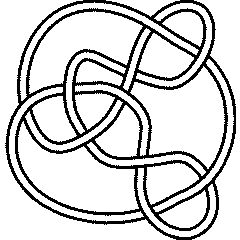
#> input picture backend/data/math/legacy_diagram_sources/knot10_89.gif, 240 x 240 px
$ python build_legacy_diagrams.py ../../../../data/math/legacy_diagram_sources out
#> lines starting #> are read from the running program, lines starting #| are printed output that depends on the picture; after the words box and inside, x2 and y2 are one past the last pixel; in counts of white or black regions, pixels touching at a corner belong together
### backend/src/database/math/pipeline/build_knot_line_art.py
"""Convert outlined Knot Atlas diagrams to single-line PNG diagrams."""

from __future__ import annotations

import argparse
from collections import deque
from pathlib import Path

import numpy as np
from PIL import Image, ImageFilter


def narrow_enclosed_regions(image: np.ndarray, maximum_radius: int = 8) -> np.ndarray:
    """Return narrow light regions enclosed by the black ribbon outlines."""
    light = image > 0
    height, width = light.shape
    distance = np.full((height, width), height + width, dtype=np.int32)
    queue: deque[tuple[int, int]] = deque()

    for y, x in zip(*np.where(~light)):
        distance[y, x] = 0
        queue.append((int(y), int(x)))

    while queue:
        y, x = queue.popleft()
        for dy, dx in ((1, 0), (-1, 0), (0, 1), (0, -1)):
            ny, nx = y + dy, x + dx
            if not (0 <= ny < height and 0 <= nx < width):
                continue
            if distance[ny, nx] > distance[y, x] + 1:
                distance[ny, nx] = distance[y, x] + 1
                queue.append((ny, nx))

    selected = np.zeros_like(light)
    visited = np.zeros_like(light)

    for start_y in range(height):
        for start_x in range(width):
            if not light[start_y, start_x] or visited[start_y, start_x]:
                continue

            component = [(start_y, start_x)]
            visited[start_y, start_x] = True
            cursor = 0
            while cursor < len(component):
                y, x = component[cursor]
                cursor += 1
                for dy, dx in ((1, 0), (-1, 0), (0, 1), (0, -1)):
                    ny, nx = y + dy, x + dx
                    if (
                        0 <= ny < height
                        and 0 <= nx < width
                        and light[ny, nx]
                        and not visited[ny, nx]
                    ):
                        visited[ny, nx] = True
                        component.append((ny, nx))

            if len(component) < 250:
                continue
            if max(distance[y, x] for y, x in component) > maximum_radius:
                continue
            for y, x in component:
                selected[y, x] = True

    return selected


def skeletonize(mask: np.ndarray) -> np.ndarray:
    """Thin a binary mask with the Zhang-Suen skeletonization algorithm."""
    pixels = mask.astype(np.uint8)

    while True:
        changed = False
        for second_pass in (False, True):
            padded = np.pad(pixels, 1)
            p2 = padded[:-2, 1:-1]
            p3 = padded[:-2, 2:]
            p4 = padded[1:-1, 2:]
            p5 = padded[2:, 2:]
            p6 = padded[2:, 1:-1]
            p7 = padded[2:, :-2]
            p8 = padded[1:-1, :-2]
            p9 = padded[:-2, :-2]

            neighbors = p2 + p3 + p4 + p5 + p6 + p7 + p8 + p9
            transitions = np.stack(
                (
                    (p2 == 0) & (p3 == 1),
                    (p3 == 0) & (p4 == 1),
                    (p4 == 0) & (p5 == 1),
                    (p5 == 0) & (p6 == 1),
                    (p6 == 0) & (p7 == 1),
                    (p7 == 0) & (p8 == 1),
                    (p8 == 0) & (p9 == 1),
                    (p9 == 0) & (p2 == 1),
                )
            ).sum(axis=0)

            if second_pass:
                side_one = p2 * p4 * p8
                side_two = p2 * p6 * p8
            else:
                side_one = p2 * p4 * p6
                side_two = p4 * p6 * p8

            remove = (
                (pixels == 1)
                & (neighbors >= 2)
                & (neighbors <= 6)
                & (transitions == 1)
                & (side_one == 0)
                & (side_two == 0)
            )
            if np.any(remove):
                pixels[remove] = 0
                changed = True

        if not changed:
            return pixels.astype(bool)


def convert(source: Path, target: Path) -> None:
    source_image = np.asarray(Image.open(source).convert("L"))
    centerlines = skeletonize(narrow_enclosed_regions(source_image))

    output = Image.fromarray(np.where(centerlines, 0, 255).astype(np.uint8), "L")
    output = output.filter(ImageFilter.MinFilter(3))
    output = output.resize((720, 720), Image.Resampling.LANCZOS)
    target.parent.mkdir(parents=True, exist_ok=True)
    output.save(target, optimize=True)


# [6 lines left out: function main, not called in this run]


# [2 lines that do not run on import are left out]

### backend/src/database/math/pipeline/build_legacy_diagrams.py
"""Compile reconstructed legacy PlanetMath figures from LaTeX to SVG."""

from __future__ import annotations

import argparse
import shutil
import subprocess
import tempfile
from pathlib import Path

from build_knot_line_art import convert as build_knot_line_art


def run(command: list[str], cwd: Path) -> None:
    result = subprocess.run(command, cwd=cwd, capture_output=True, text=True)
    if result.returncode:
        raise RuntimeError(
            f"Command failed: {' '.join(command)}\n{result.stdout}\n{result.stderr}"
        )


def build(source_dir: Path, output_dir: Path) -> int:
    output_dir.mkdir(parents=True, exist_ok=True)
    count = 0

    with tempfile.TemporaryDirectory(prefix="legacy-math-") as temp_name:
        build_dir = Path(temp_name)

        for source in sorted(source_dir.glob("*.tex")):
            run(
                [
                    "latex",
                    "-interaction=nonstopmode",
                    "-halt-on-error",
                    f"-output-directory={build_dir}",
                    str(source),
                ],
                source_dir,
            )
            dvi = build_dir / f"{source.stem}.dvi"
            target = output_dir / f"{source.stem}.svg"
            run(
                ["dvisvgm", "--no-fonts", "--exact", "-o", str(target), str(dvi)],
                build_dir,
            )
            print(f"Built {target}")
            count += 1

        # A few restored historical diagrams are retained as their exact
        # source images because their crossing data is part of the content.
        for pattern in ("*.gif", "*.jpg", "*.jpeg", "*.png"):
            for source in sorted(source_dir.glob(pattern)):
                target = output_dir / source.name
                shutil.copy2(source, target)
                print(f"Copied {target}")
                count += 1

        for source_name, target_name in (
            ("knot10_89.gif", "knot10_89.png"),
            ("trefoil.gif", "trefoil.png"),
        ):
            source = source_dir / source_name
            if source.exists():
                target = output_dir / target_name
                build_knot_line_art(source, target)
                print(f"Built line diagram {target}")
                count += 1
#> this loop made 2 passes
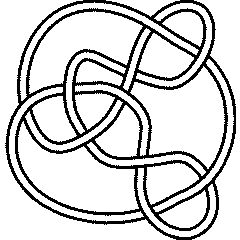
#> input picture backend/data/math/legacy_diagram_sources/knot10_89.gif, 240 x 240 px
#> pass 1, in skeletonize, `pixels = mask.astype(np.uint8)`:
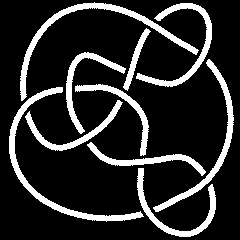
#> pixels: shape (240, 240); values 0 (black) and 1 (white), 16.3% white; 10 white regions, largest, box (x1, y1, x2, y2) and area: (9, 87, 144, 222) 1490, (20, 2, 199, 101) 1457, (153, 59, 234, 212) 1132
#> pass 1, in convert, `centerlines = skeletonize(narrow_enclosed_regions(source_image))`:
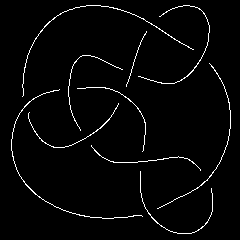
#> centerlines: shape (240, 240) bool; 2.7% white in thin lines or dots, all inside (x1, y1, x2, y2) = (11, 5, 231, 234)
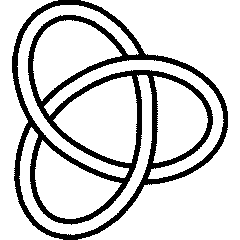
#> input picture backend/data/math/legacy_diagram_sources/trefoil.gif, 240 x 240 px

    return count


def main() -> None:
    parser = argparse.ArgumentParser()
    parser.add_argument("source_dir", type=Path)
    parser.add_argument("output_dir", type=Path)
    args = parser.parse_args()
    count = build(args.source_dir.resolve(), args.output_dir.resolve())
    print(f"Prepared {count} reconstructed legacy figures.")


if __name__ == "__main__":
    main()
